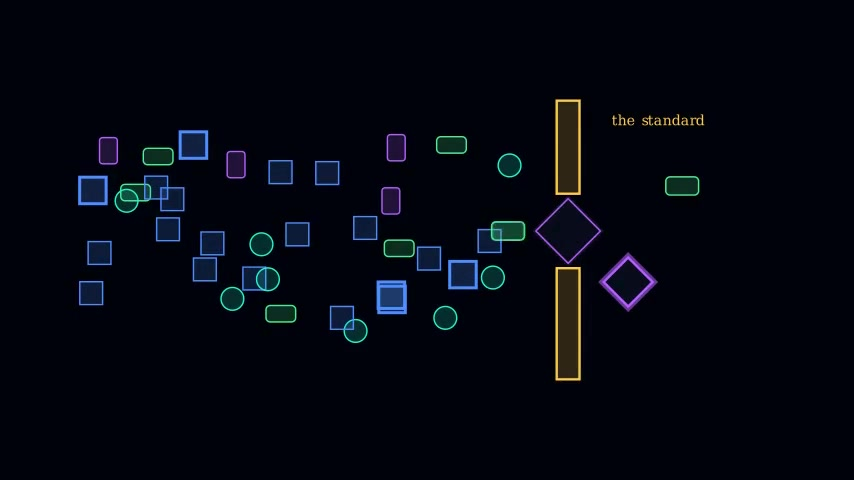
#> input picture verification_compiler_video/thumbnail_ab_codex/hook_frames/hook_08_028.0s.jpg, 854 x 480 px, found by its file name
$ python make_thumbnails.py
#> lines starting #> are read from the running program, lines starting #| are printed output that depends on the picture
from __future__ import annotations

import json
import math
from dataclasses import dataclass
from pathlib import Path

from PIL import Image, ImageDraw, ImageEnhance, ImageFilter, ImageFont


HERE = Path(__file__).resolve().parent
VIDEO = HERE.parent
REPO = VIDEO.parent

W, H = 1280, 720
BG = "#00020A"
WHITE = "#F4F7FF"
MUTED = "#8791A8"
CYAN = "#20F7D2"
BLUE = "#4D8DFF"
VIOLET = "#B45CFF"
GOLD = "#FFCB4D"
RED = "#FF5A83"
GREEN = "#49F28D"
AMBER = "#FF9E45"


def font(name: str, size: int) -> ImageFont.FreeTypeFont:
    roots = [
        Path("/usr/share/fonts/truetype/dejavu"),
        Path("/usr/share/fonts/truetype/liberation"),
        Path("/usr/share/fonts/truetype/liberation2"),
    ]
    for root in roots:
        p = root / name
        if p.exists():
            return ImageFont.truetype(str(p), size)
    return ImageFont.load_default()


FONT_BLACK = "LiberationSansNarrow-Bold.ttf"
FONT_BOLD = "DejaVuSans-Bold.ttf"
FONT_REG = "DejaVuSans.ttf"
FONT_MONO = "DejaVuSansMono-Bold.ttf"


@dataclass(frozen=True)
class ThumbSpec:
    key: str
    file: str
    hook: list[tuple[str, str]]
    subhead: str
    title_case: str
    description_angle: str
    base: Path | None = None
    crop: tuple[float, float, float, float] | None = None
    accent: str = CYAN
    motif: str = "storm"


SPECS = [
    ThumbSpec(
        key="A",
        file="thumb_A_who_checks_it.png",
        hook=[("WHO CHECKS", WHITE), ("THE CODE?", RED)],
        subhead="AI can write it",
        title_case="AI Can Write Code. Who Checks It?",
        description_angle="Personal anxiety hook: the viewer has already accepted generated code, and now has to confront whether anyone can audit the volume.",
        base=VIDEO / "thumbnail_ab_codex/hook_frames/hook_08_028.0s.jpg",
        accent=RED,
        motif="gate",
    ),
    ThumbSpec(
        key="B",
        file="thumb_B_chat_not_evidence.png",
        hook=[("CHAT IS NOT", WHITE), ("EVIDENCE", GOLD)],
        subhead="no audit trail",
        title_case='A Chat Transcript Is Not Evidence',
        description_angle="Contrarian trust hook: attacks the false comfort of asking a model to grade its own answer.",
        base=VIDEO / "manim_prototypes/out/_thumbs/C_C02TranscriptVsRecord_3.jpg",
        accent=GOLD,
        motif="split",
    ),
    ThumbSpec(
        key="C",
        file="thumb_C_bottleneck_trust.png",
        hook=[("TRUST IS", WHITE), ("THE BOTTLENECK", CYAN)],
        subhead="generation got cheap",
        title_case="The Bottleneck Is Verification",
        description_angle="Market-shift hook: the scarce thing is no longer producing artifacts, but knowing which artifacts can be trusted.",
        base=None,
        accent=CYAN,
        motif="storm",
    ),
    ThumbSpec(
        key="D",
        file="thumb_D_compiler_for_trust.png",
        hook=[("COMPILER", WHITE), ("FOR TRUST", VIOLET)],
        subhead="AI review + human",
        title_case="The Compiler For Trust",
        description_angle="Concept-name hook: turns the video title into a big memorable object, best for viewers already warm to software architecture.",
        base=None,
        accent=VIOLET,
        motif="compiler",
    ),
]


def cover(path: Path | None, crop: tuple[float, float, float, float] | None = None) -> Image.Image:
    base = Image.new("RGB", (W, H), BG)
    if not path or not path.exists():
        return base
    im = Image.open(path).convert("RGB")
    if crop:
        iw, ih = im.size
        box = tuple(int(v) for v in (crop[0] * iw, crop[1] * ih, crop[2] * iw, crop[3] * ih))
        im = im.crop(box)
    scale = max(W / im.width, H / im.height)
    im = im.resize((math.ceil(im.width * scale), math.ceil(im.height * scale)), Image.Resampling.LANCZOS)
    x = (W - im.width) // 2
    y = (H - im.height) // 2
    base.paste(im, (x, y))
    return base


def add_gradient(img: Image.Image, side: str = "left", strength: float = 0.92) -> None:
    overlay = Image.new("RGBA", (W, H), (0, 2, 10, 0))
    px = overlay.load()
    for x in range(W):
        if side == "left":
            a = max(0, 255 * (1 - x / (W * 0.73)) * strength)
        else:
            a = max(0, 255 * (x / W) * strength)
        for y in range(H):
            vertical = 0.8 + 0.2 * abs((y - H / 2) / (H / 2))
            px[x, y] = (0, 2, 10, int(min(238, a * vertical)))
    img.alpha_composite(overlay)


def text_size(draw: ImageDraw.ImageDraw, text: str, f: ImageFont.ImageFont) -> tuple[int, int]:
    b = draw.textbbox((0, 0), text, font=f, stroke_width=0)
    return b[2] - b[0], b[3] - b[1]


def fit_font(draw: ImageDraw.ImageDraw, text: str, max_w: int, start: int, min_size: int = 46) -> ImageFont.ImageFont:
    size = start
    while size >= min_size:
        f = font(FONT_BLACK, size)
        if text_size(draw, text, f)[0] <= max_w:
            return f
        size -= 3
    return font(FONT_BLACK, min_size)


def draw_hook(draw: ImageDraw.ImageDraw, spec: ThumbSpec) -> None:
    x = 54
    y = 74
    max_w = 560 if spec.key == "B" else 650
    line_gap = 10
    shadow = (0, 0, 0)
    for text, color in spec.hook:
        f = fit_font(draw, text, max_w, 148 if len(text) < 13 else 120)
        draw.text((x + 6, y + 7), text, font=f, fill=shadow, stroke_width=9, stroke_fill=shadow)
        draw.text((x, y), text, font=f, fill=color, stroke_width=3, stroke_fill=shadow)
        y += text_size(draw, text, f)[1] + line_gap
    sf = font(FONT_BOLD, 32 if spec.key == "D" else 28)
    draw.rounded_rectangle((x, y + 12, x + text_size(draw, spec.subhead.upper(), sf)[0] + 28, y + 62), radius=10, fill=(8, 15, 30), outline=spec.accent, width=2)
    draw.text((x + 14, y + 20), spec.subhead.upper(), font=sf, fill=spec.accent)


def draw_text_backplate(draw: ImageDraw.ImageDraw, spec: ThumbSpec) -> None:
    right = 690 if spec.key in {"A", "C", "D"} else 610
    bottom = 360 if spec.key != "D" else 382
    draw.rounded_rectangle((-28, 34, right, bottom), radius=18, fill=(0, 2, 10, 232))


def glow_line(draw: ImageDraw.ImageDraw, points: list[tuple[int, int]], color: str, width: int = 5) -> None:
    for w, alpha in [(22, 35), (12, 70), (width, 255)]:
        rgba = Image.new("RGBA", (W, H), (0, 0, 0, 0))
        d = ImageDraw.Draw(rgba)
        d.line(points, fill=color + f"{alpha:02x}", width=w, joint="curve")
        draw._image.alpha_composite(rgba)


def draw_hex(draw: ImageDraw.ImageDraw, cx: int, cy: int, r: int, color: str) -> None:
    pts = []
    for i in range(6):
        a = math.pi / 6 + i * math.pi / 3
        pts.append((cx + r * math.cos(a), cy + r * math.sin(a)))
    draw.polygon(pts, fill=(5, 10, 22), outline=color)
    draw.line(pts + [pts[0]], fill=color, width=5)


def draw_storm(draw: ImageDraw.ImageDraw, accent: str) -> None:
    # Deterministic artifact field; gives empty areas some native video grammar.
    kinds = [(BLUE, "square"), (CYAN, "circle"), (GREEN, "record"), (VIOLET, "diamond"), (GOLD, "hex")]
    for i in range(54):
        x = 760 + ((i * 83) % 445)
        y = 90 + ((i * 47) % 505)
        color, shape = kinds[i % len(kinds)]
        size = 22 + (i % 4) * 4
        if shape == "circle":
            draw.ellipse((x, y, x + size, y + size), outline=color, width=3)
        elif shape == "record":
            draw.rounded_rectangle((x, y, x + size * 1.5, y + size), radius=5, outline=color, width=3)
        elif shape == "diamond":
            pts = [(x + size / 2, y), (x + size, y + size / 2), (x + size / 2, y + size), (x, y + size / 2)]
            draw.line(pts + [pts[0]], fill=color, width=3)
        elif shape == "hex":
            draw_hex(draw, x + size // 2, y + size // 2, size // 2, color)
        else:
            draw.rectangle((x, y, x + size, y + size), outline=color, width=3)
    glow_line(draw, [(820, 510), (930, 470), (1030, 445), (1130, 418)], accent, width=5)


def draw_gate(draw: ImageDraw.ImageDraw, accent: str) -> None:
    # Mask stale in-frame labels from the source render before drawing the bold
    # thumbnail-scale barrier.
    draw.rounded_rectangle((888, 108, 1148, 190), radius=8, fill=(0, 2, 10))
    draw.line((1004, 132, 1004, 604), fill=GOLD, width=13)
    draw.line((1040, 132, 1040, 604), fill=GOLD, width=13)
    glow_line(draw, [(690, 360), (875, 360), (1008, 360)], accent, width=6)
    draw.text((1049, 325), "?", font=font(FONT_BLACK, 184), fill=RED, stroke_width=8, stroke_fill=(0, 0, 0))


def draw_split(draw: ImageDraw.ImageDraw) -> None:
    left = (700, 188, 925, 515)
    right = (965, 188, 1232, 515)
    draw.rounded_rectangle(left, radius=12, outline=RED, width=4, fill=(6, 10, 22))
    draw.rounded_rectangle(right, radius=12, outline=GREEN, width=4, fill=(6, 14, 24))
    for i, width in enumerate([142, 168, 124, 0, 130, 154]):
        if width:
            y = 224 + i * 39
            draw.rounded_rectangle((724, y, 724 + width, y + 14), radius=6, fill=(78, 88, 108))
    for i, width in enumerate([182, 118, 148, 95, 164, 138]):
        y = 224 + i * 39
        color = (47, 190, 122) if i % 2 == 0 else (126, 138, 164)
        draw.rounded_rectangle((990, y, 990 + width, y + 14), radius=6, fill=color)
    for offset, width in [(-4, 14), (4, 14), (0, 22)]:
        draw.line((734 + offset, 532, 814 + offset, 626), fill=RED, width=width)
        draw.line((814 + offset, 532, 734 + offset, 626), fill=RED, width=width)
    for offset, width in [(-4, 14), (4, 14), (0, 22)]:
        draw.line((1036 + offset, 572, 1078 + offset, 620), fill=GREEN, width=width)
        draw.line((1078 + offset, 620, 1168 + offset, 522), fill=GREEN, width=width)


def draw_compiler(draw: ImageDraw.ImageDraw) -> None:
    # Right-lane visual: graph compiles into one package, then branches into
    # AI review and human sign-off before preserving evidence.
    nf = font(FONT_BOLD, 27)
    small = font(FONT_BOLD, 28)

    graph_nodes = [
        ("REQ", 782, 165, GOLD, "hex"),
        ("CODE", 905, 238, BLUE, "square"),
        ("TEST", 782, 315, CYAN, "circle"),
    ]
    for a, b in [((820, 176), (860, 224)), ((820, 303), (860, 252))]:
        glow_line(draw, [a, b], CYAN, width=4)
    for label, x, y, color, shape in graph_nodes:
        if shape == "circle":
            draw.ellipse((x - 43, y - 43, x + 43, y + 43), outline=color, width=6, fill=(5, 10, 22))
        elif shape == "hex":
            draw_hex(draw, x, y, 49, color)
        else:
            draw.rectangle((x - 49, y - 49, x + 49, y + 49), outline=color, width=6, fill=(5, 10, 22))
        tw, th = text_size(draw, label, small)
        draw.text((x - tw / 2, y - th / 2), label, font=small, fill=WHITE)

    draw.rounded_rectangle((750, 405, 955, 506), radius=12, outline=GREEN, width=6, fill=(7, 12, 25))
    draw.text((798, 428), "VQP", font=font(FONT_BLACK, 58), fill=GREEN)
    glow_line(draw, [(902, 280), (852, 410)], GREEN, width=5)

    ai_box = (1012, 130, 1230, 238)
    human_box = (1012, 286, 1230, 394)
    draw.rounded_rectangle(ai_box, radius=12, outline=VIOLET, width=5, fill=(8, 10, 28))
    draw.rounded_rectangle(human_box, radius=12, outline=GOLD, width=5, fill=(22, 16, 6))
    draw.text((1042, 148), "AI", font=font(FONT_BLACK, 62), fill=VIOLET)
    draw.text((1120, 161), "REVIEW", font=nf, fill=WHITE)
    draw.text((1035, 306), "HUMAN", font=font(FONT_BLACK, 46), fill=GOLD)
    draw.text((1045, 350), "SIGN-OFF", font=nf, fill=WHITE)
    glow_line(draw, [(945, 440), (1008, 184)], VIOLET, width=4)
    glow_line(draw, [(945, 458), (1008, 340)], GOLD, width=4)

    draw.rounded_rectangle((910, 545, 1230, 635), radius=14, outline=GREEN, width=5, fill=(7, 16, 25))
    draw.text((942, 565), "EVIDENCE", font=font(FONT_BLACK, 54), fill=GREEN)
    glow_line(draw, [(1120, 238), (1120, 545)], VIOLET, width=3)
    glow_line(draw, [(1120, 394), (1120, 545)], GOLD, width=3)


def render(spec: ThumbSpec) -> Path:
    img = cover(spec.base, spec.crop).convert("RGBA")
#> in cover, im is the input picture: PIL image 854x480 RGB; mean R, G, B 3.8, 6.9, 16.6
    img = ImageEnhance.Contrast(img).enhance(1.25)
    img = ImageEnhance.Brightness(img).enhance(0.62)
    img = img.filter(ImageFilter.UnsharpMask(radius=1.4, percent=130))
    add_gradient(img, "left", 0.96)

    draw = ImageDraw.Draw(img)
    if spec.motif == "split":
        draw.rectangle((0, 0, W, 125), fill=(0, 2, 10))
    if spec.motif == "gate":
        draw_storm(draw, spec.accent)
        draw_gate(draw, spec.accent)
    elif spec.motif == "split":
        draw_split(draw)
    elif spec.motif == "compiler":
        draw_compiler(draw)
    else:
        draw_storm(draw, spec.accent)
    draw_text_backplate(draw, spec)
    draw_hook(draw, spec)

    # Small brand anchor, intentionally not competing with the thumbnail hook.
    if spec.key != "A":
        bf = font(FONT_BOLD, 24)
        label = "THE COMPILER FOR TRUST"
        tw, _ = text_size(draw, label, bf)
        draw.text((W - tw - 42, H - 52), label, font=bf, fill=(190, 198, 224))

    out = HERE / spec.file
    img.convert("RGB").save(out, optimize=True, quality=92)
    return out


def make_contact(paths: list[Path], out: Path) -> None:
    cols = 2
    thumb_w, thumb_h = 640, 360
    sheet = Image.new("RGB", (cols * thumb_w, 2 * (thumb_h + 40)), (3, 5, 12))
    d = ImageDraw.Draw(sheet)
    lf = font(FONT_BOLD, 24)
    for i, p in enumerate(paths):
        im = Image.open(p).convert("RGB").resize((thumb_w, thumb_h), Image.Resampling.LANCZOS)
        x = (i % cols) * thumb_w
        y = (i // cols) * (thumb_h + 40)
        sheet.paste(im, (x, y))
        d.text((x + 18, y + thumb_h + 8), p.name, font=lf, fill=WHITE)
    sheet.save(out, quality=92)


def make_mobile_preview(paths: list[Path], out: Path) -> None:
    # Simulates the tiny feed read: 20% size, with labels underneath.
    cols = 4
    sw, sh = 256, 144
    sheet = Image.new("RGB", (cols * sw, sh + 46), (3, 5, 12))
    d = ImageDraw.Draw(sheet)
    lf = font(FONT_BOLD, 16)
    for i, p in enumerate(paths):
        im = Image.open(p).convert("RGB").resize((sw, sh), Image.Resampling.LANCZOS)
        x = i * sw
        sheet.paste(im, (x, 0))
        d.text((x + 6, sh + 8), p.name.replace("thumb_", "").replace(".png", ""), font=lf, fill=WHITE)
    sheet.save(out, quality=92)


def main() -> None:
    outputs = [render(s) for s in SPECS]
#> in add_gradient, `img.alpha_composite(overlay)`:
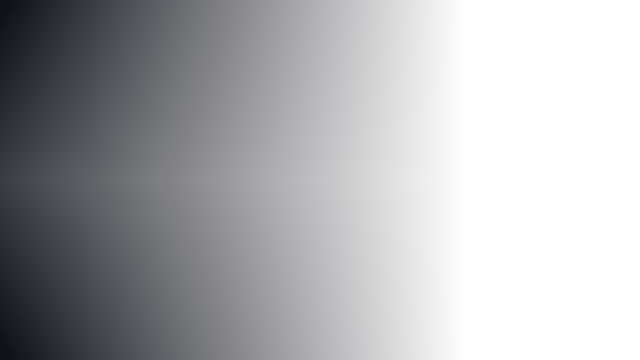
#> overlay: PIL image 1280x720 RGBA (shown at 1/2 size); mean R, G, B, A 0, 2, 10, 80.1; transparent parts drawn white
#> after the loop in glow_line, `for w, alpha in [(22, 35), (12, 70), (width, 255)]:`:
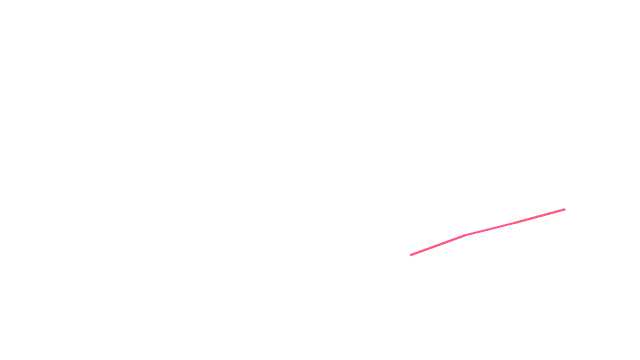
#> rgba: PIL image 1280x720 RGBA (shown at 1/2 size); mean R, G, B, A 0.4, 0.1, 0.2, 0.4; transparent parts drawn white
#> in render, `img.convert("RGB").save(out, optimize=True, quality=92)`:
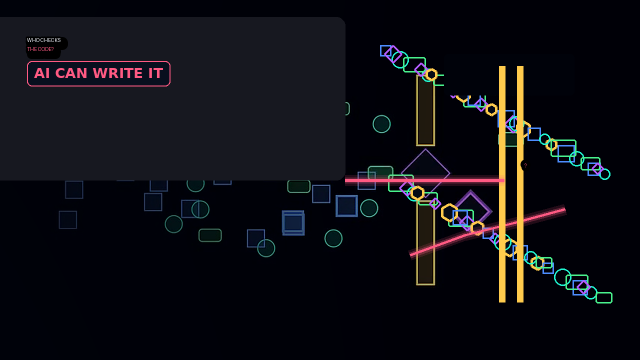
#> img: PIL image 1280x720 RGBA (shown at 1/2 size); mean R, G, B, A 9.4, 9.2, 15, 249.8; transparent parts drawn white
#> after the loop in glow_line (call 6), `for w, alpha in [(22, 35), (12, 70), (width, 255)]:`:
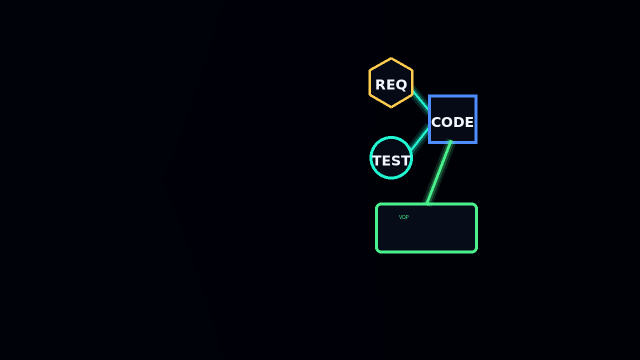
#> draw._image: PIL image 1280x720 RGBA (shown at 1/2 size); mean R, G, B, A 1.9, 4.8, 11, 255
#> after the loop in glow_line (call 7), `for w, alpha in [(22, 35), (12, 70), (width, 255)]:`:
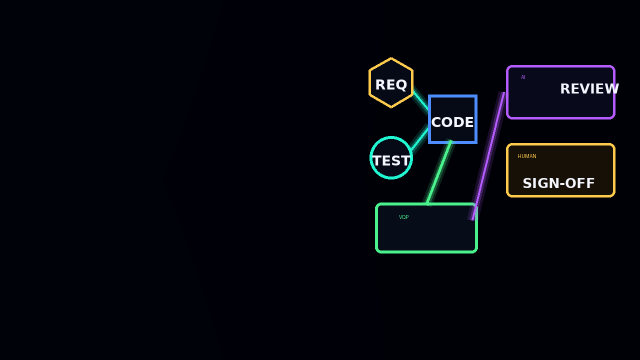
#> draw._image: PIL image 1280x720 RGBA (shown at 1/2 size); mean R, G, B, A 5.1, 7.2, 13.8, 255
    make_contact(outputs, HERE / "thumbnail_contact_sheet.jpg")
#> in make_contact, `sheet.save(out, quality=92)`:
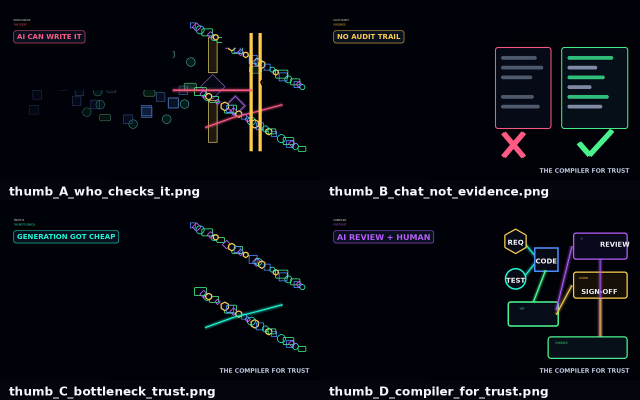
#> saved as thumbnail_contact_sheet.jpg: PIL image 1280x800 RGB (shown at 1/2 size); mean R, G, B 9.6, 12.1, 18.6
    make_mobile_preview(outputs, HERE / "thumbnail_mobile_preview.jpg")
    manifest = {
        "generated": [str(p.name) for p in outputs],
        "contact_sheet": "thumbnail_contact_sheet.jpg",
        "mobile_preview": "thumbnail_mobile_preview.jpg",
        "cases": [
            {
                "key": s.key,
                "thumbnail": s.file,
                "title": s.title_case,
                "angle": s.description_angle,
                "on_thumbnail_text": " / ".join(t for t, _ in s.hook),
            }
            for s in SPECS
        ],
    }
    (HERE / "thumbnail_manifest.json").write_text(json.dumps(manifest, indent=2) + "\n", encoding="utf-8")
    for p in outputs:
        print(p)


if __name__ == "__main__":
    main()
